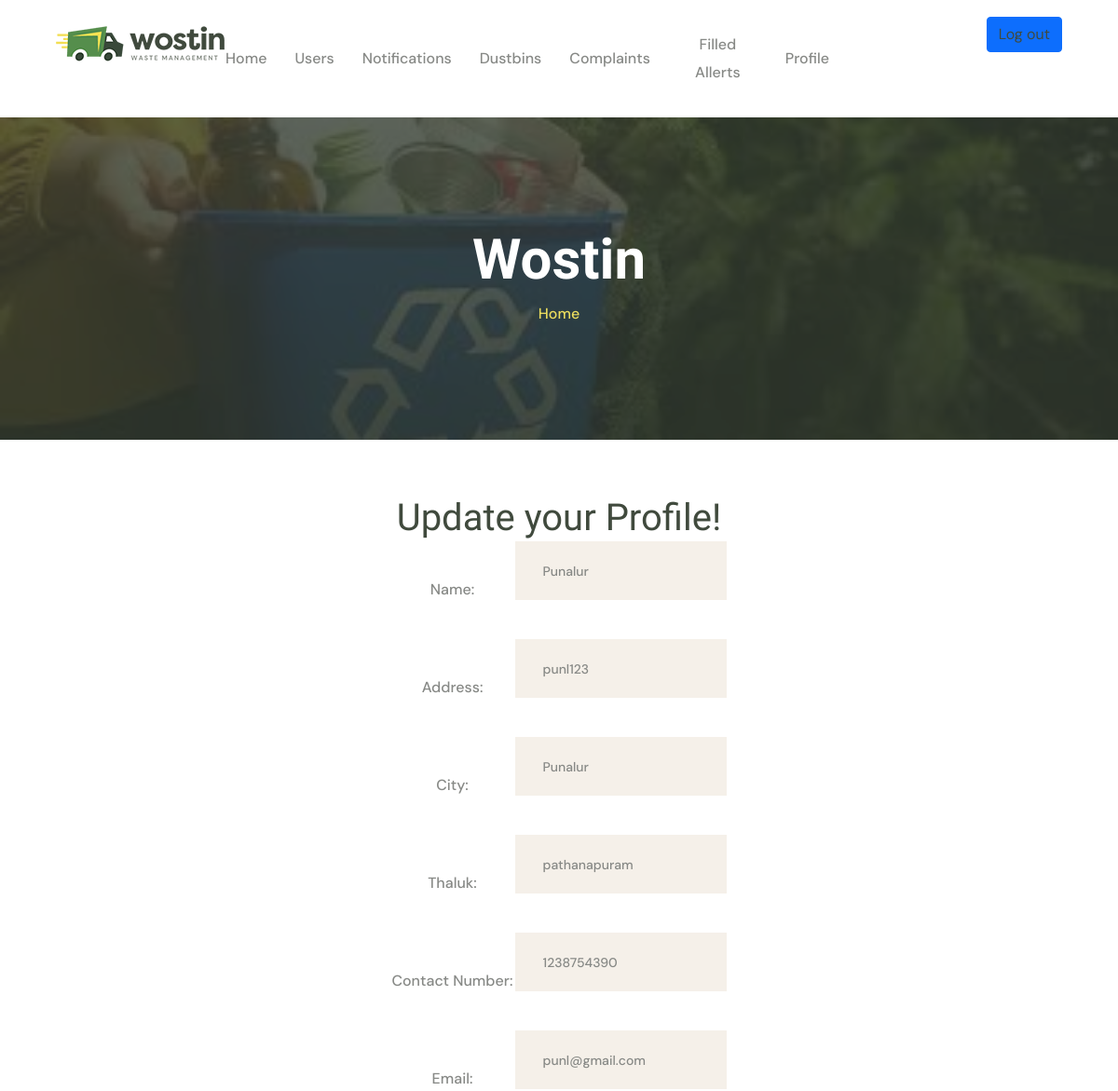
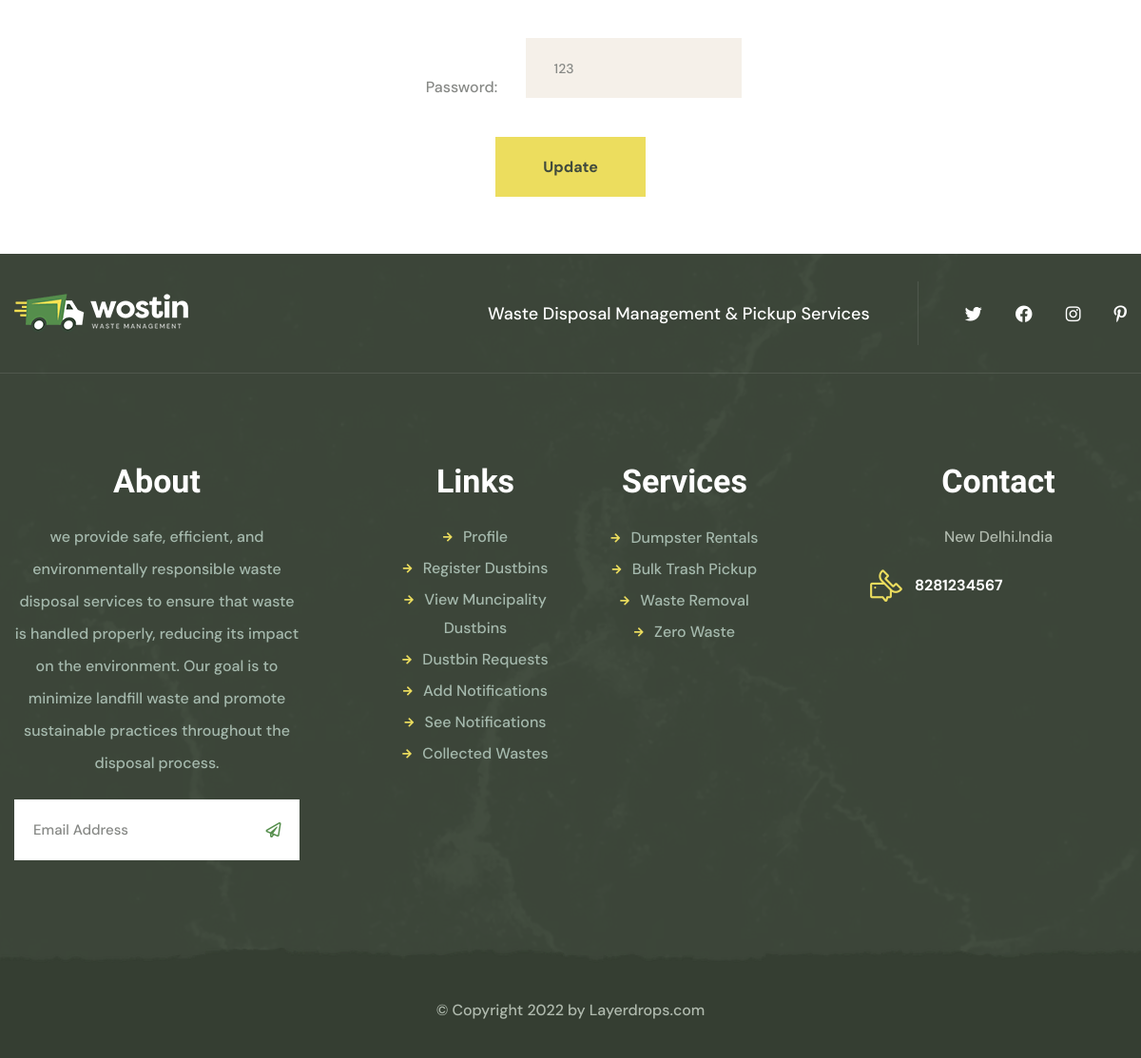
Page /muncipality_update (signed in) on the committed database (2 pictures, top to bottom).
### swmapp/models.py (models this page shows)
class MuncipalityReg(models.Model):
    muncipality_name = models.CharField(max_length=100)
    address = models.TextField()
    city = models.CharField(max_length=100)
    thaluk = models.CharField(max_length=100)
    contact_no = models.IntegerField()
    login_id = models.ForeignKey(LoginTable,on_delete=models.CASCADE)
    def __str__(self):
         return self.muncipality_name

class LoginTable(models.Model):
    email = models.EmailField(unique=True)
    password = models.CharField(max_length=10)
    usertype = models.CharField(max_length=20,null=True)
    status = models.IntegerField(default=0)

### swmapp/views.py (the view)
# urls.py: path('muncipality_update', views.muncipality_update, name='muncipality_update'),
def muncipality_update(request):
    id=request.session.get('muncipalityid')
    logindata=get_object_or_404(LoginTable,id=id)
    data = get_object_or_404(MuncipalityReg, login_id=logindata)
    print(data)
    if request.method == 'POST':
        updateform = MuncipalityRegister(request.POST, instance=data)
        logform = LoginForm(request.POST, instance=logindata)
        if updateform.is_valid() and logform.is_valid():
            updateform.save()
            logform.save()
            return redirect('muncipality_home')
    else:
        updateform = MuncipalityRegister(instance=data)
        logform = LoginForm(instance=logindata)
    return render(request, 'muncipality_update.html',{'updateform':updateform,'logform':logform})

### swmapp/forms.py
class MuncipalityRegister(forms.ModelForm):
    class Meta:
        model = MuncipalityReg
        fields = ['muncipality_name','address','city','thaluk','contact_no']
        widgets = {
            'muncipality_name':forms.TextInput(attrs={'class':'contact-one__form-input-box'}),
            'address':forms.TextInput(attrs={'class':'contact-one__form-input-box'}),
            'city':forms.TextInput(attrs={'class':'contact-one__form-input-box'}),
            'thaluk':forms.TextInput(attrs={'class':'contact-one__form-input-box'}),
            'contact_no':forms.TextInput(attrs={'class':'contact-one__form-input-box'})
        }

class LoginForm(forms.ModelForm):
    class Meta:
        model = LoginTable
        fields = ['email','password']
        widgets ={
            'email':forms.TextInput(attrs={'class':'contact-one__form-input-box'}),
            'password':forms.TextInput(attrs={'class':'contact-one__form-input-box'})
        }

### swmapp/templates/muncipality_update.html (shortened to what this page needs)
{% extends 'muncipal_header.html' %}
{% block content %}
<html>
    <head>
    </head>
    <body align="center">
        <h1>Update your Profile!</h1>
        <form method="post">
            <table align="center">
                <tr>
                    <td><label>Name:</label></td>
                    <td class="contact-one__form-input-box">{{updateform.muncipality_name}}</td>
                </tr>
                <tr>
                    <td><label>Address:</label></td>
                    <td class="contact-one__form-input-box">{{updateform.address}}</td>
                </tr>
                <tr>
                    <td><label>City:</label></td>
                    <td class="contact-one__form-input-box">{{updateform.city}}</td>
                </tr>
                <tr>
                    <td><label>Thaluk:</label></td>
                    <td class="contact-one__form-input-box">{{updateform.thaluk}}</td>
                </tr>
                <tr>
                    <td><label>Contact Number:</label></td>
                    <td class="contact-one__form-input-box">{{updateform.contact_no}}</td>
                </tr>
                <tr>
                    <td><label>Email:</label></td>
                    <td class="contact-one__form-input-box">{{logform.email}}</td>
                </tr>
                <tr>
                    <td><label>Password:</label></td>
                    <td class="contact-one__form-input-box">{{logform.password}}</td>
                </tr>
            </table>
            <button class="thm-btn contact-one__btn" type="submit">Update</button>
        </form>
    </body>
</html>
{% endblock %}

### rows in the picture
MuncipalityReg: muncipality_name "Punalur", address "punl123", city "Punalur", thaluk "pathanapuram", contact_no "1238754390"
LoginTable: email "punl@gmail.com", password "123"
